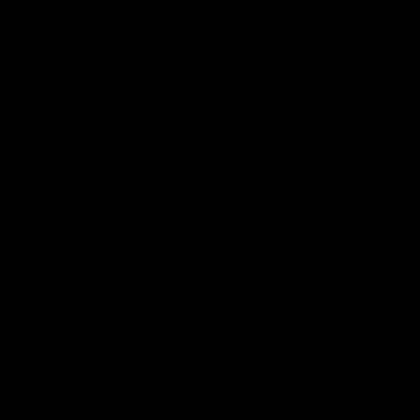
Frame 1 (no input)
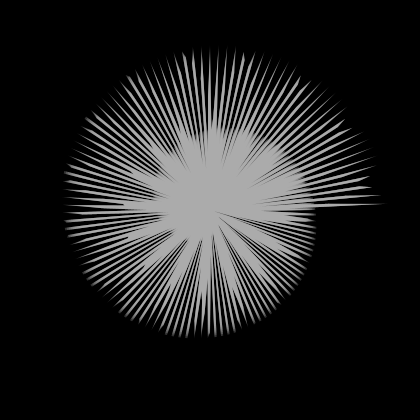
Frame 60 (the mouse pressed at the canvas centre just before this capture)
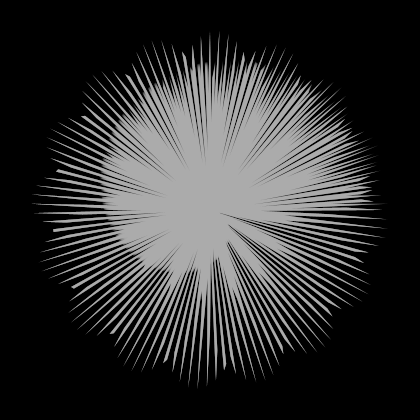
Frame 120 (the mouse held since frame 60 and released just before this capture)

The Processing sketch that drew these frames (run headless with seeded random() and noise(); from frame 60 on, the mouse is pressed at the canvas centre):

// Processing sketch: processing_100746
// ── processing_100746.pde

float r;
float a = 200;
float n = 0;
float d = 2;
 
PVector point = new PVector();;
PVector center;
 
void setup() {
  size(420, 420);
  center = new PVector(width/2,height/2);
  colorMode(HSB, 360, 100, 100);
  background(0);
  smooth();
}
 
void draw() {
  fill(0, 30);
  rect(0, 0, width, height);
  beginShape();
 
  for (int t = 0; t < 360*2;t++) {
    r = a * sin(radians(t * n / d));
    point.x=cos(radians(t));
    point.y=sin(radians(t));
    point.mult(r);
    point.limit(abs(sin(t)*180));
    point.add(center);
 
    if (t % 5 == 0) {
      fill(t/2.0, 50, 100, 50);
      
    } else {   
      fill(360, 50);
    }
    noStroke();
    vertex(point.x, point.y);
  }
  endShape();
 
 
  n += 0.003;
  d += 0.0001;
}
